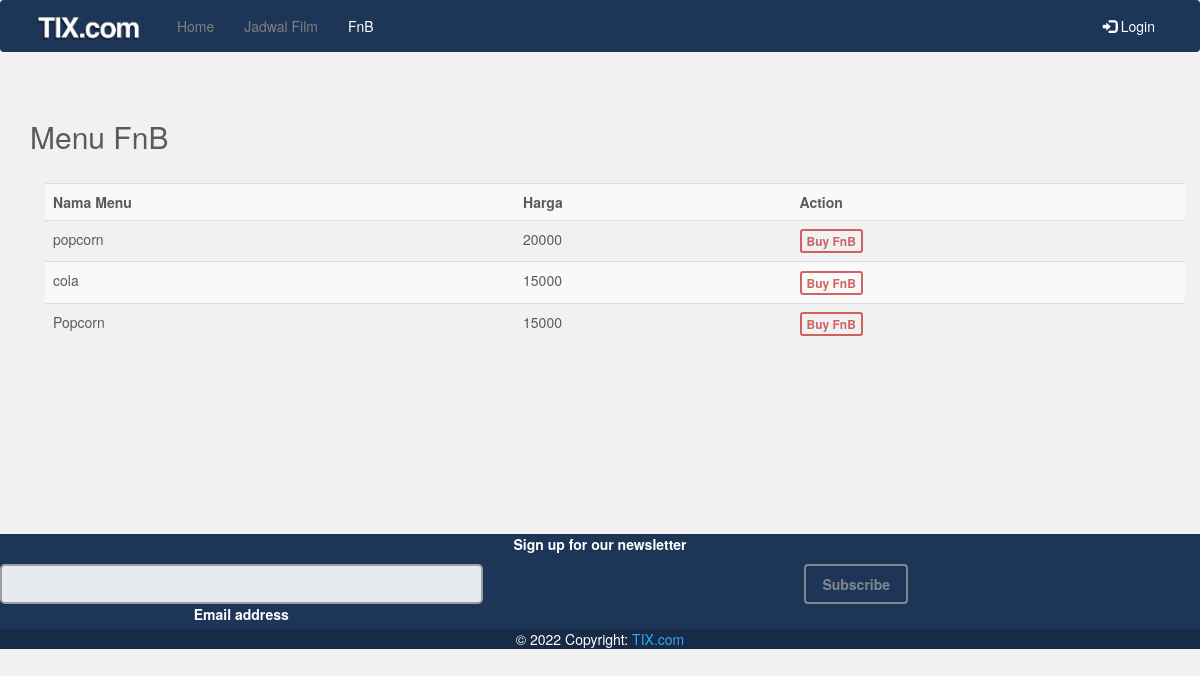
Screenshot of /fnb.php with the database file from the repository.
### tables this page shows
CREATE TABLE `menulist` (
  `id_menu` varchar(50) NOT NULL,
  `nama_menu` varchar(50) NOT NULL,
  `harga` int(11) NOT NULL,
  `image` varchar(100) NOT NULL,
  `description` varchar(1000) NOT NULL
);

### fnb.php (the view, shortened to what this page needs)
<!DOCTYPE html>
<html lang="en"><head><meta http-equiv="Content-Type" content="text/html; charset=UTF-8">
<link href="css/bootstrap.css" rel="stylesheet">
<link href="https://bootswatch.com/flatly/bootstrap.css" rel="stylesheet">
<link href="http://netdna.bootstrapcdn.com/font-awesome/4.5.0/css/font-awesome.min.css" rel="stylesheet">
<link href="css/style.css" rel="stylesheet">
</head>
  <body style="background-color: #F1F1F1;">
    <div class="background">
    <div class="navbar-wrapper">
      <div class="">
        <nav class="navbar navbar-custom navbar static-top" style="background-color: #1D3557; padding: #1D3557;">
          <div class="container" style="color:#FF731D;">
            <div class="navbar-header">
              <a class="navbar-brand align-items-center" href="index.php">
                <img class="mt-0" src="images/logo.png" widht="50" height="25" alt="">
              </a>
            </div>
            <div id="navbar" class="navbar-collapse collapse float-right">
              <ul class="nav navbar-nav">
                <li><a href="index.php" style="color: grey;">Home</a></li>
                <li><a href="jadwal.php" style="color: grey;">Jadwal Film</a></li>
                <li class="active"><a href="fnb.php" style="color: white;">FnB</a></li>
              </ul>
              <ul class="nav navbar-nav navbar-right">
                <li><a href="javascript:void(0)" onclick="openLoginModal();" style="color: white;"><span class="glyphicon glyphicon-log-in"></span> Login </a></li>
              </ul>
            </div>
          </div>
        </nav>
      </div>
    </div>
    </div>
    <section class="showtime_page">
      <div class="container">
      <h2 style="font: bold;"> Menu FnB </h2>
      <br>
      <div class="container">
<table class="table table-striped">
    <tr>
		<th>Nama Menu</th>
		<th>Harga</th>
		<th>Action</th>
	</tr>
<?php
require_once('db.php');
$query = " SELECT nama_menu AS nama_menu, harga AS harga FROM menulist";
$result = $conn->query($query);
while ($row = $result->fetch_object()){
	echo '<tr>';
    echo '<td>'.$row->nama_menu.'</td>';
    echo '<td>'.$row->harga.'</td> ';
    echo '<td><a href="javascript:void(0)" onclick="openLoginModal()"; class="btn btn-primary btn-xs" style="color:#BE2623; border-color: #BE2623;">Buy FnB</a></td>';
    echo '</tr>';
}
echo '</table>';
echo '<br />';?>
    </section>
    <?php include 'footer.php'; ?>
  </body>
  </html>

### css/style.css (style rules this page uses)
body { padding-bottom: 40px; color: #5a5a5a; }
.navbar-wrapper { position: absolute; top: 0; right: 0; left: 0; z-index: 20; }
@media (min-width: 768px) { .navbar-wrapper { margin-top: 0px; } }
@media (min-width: 768px) { .navbar-wrapper .container { padding-right: 15px; padding-left: 15px; } }
@media (min-width: 768px) { .navbar-wrapper .navbar { padding-right: 0; padding-left: 0; } }
.showtime_page { margin-top: 100px; }
.table th, .table td { vertical-align: middle; box-sizing: border-box; }
a { color: #2CA8FF; }
.form-control, .input-group-addon, .tagsinput, .navbar, .navbar .alert { -webkit-transition: all 300ms linear; -moz-transition: all 300ms linear; -o-transition: all 300ms linear; -ms-transition: all 300ms linear; transition: all 300ms linear; }
.tagsinput .tag, .tagsinput-remove-link, .filter, .btn-hover, [data-toggle="collapse"] i, .btn, .pagination > li > a, .pagination > li > span { -webkit-transition: all 100ms linear; -moz-transition: all 100ms linear; -o-transition: all 100ms linear; -ms-transition: all 100ms linear; transition: all 100ms linear; }
.btn { border-width: 2px; background-color: transparent; font-weight: 600; opacity: 0.7; filter: alpha(opacity=70); padding: 8px 16px; border-color: #AAAAAA; color: #AAAAAA; }
.btn-primary { border-color: #3472F7; color: #3472F7; }
.btn-xs { font-size: 12px; border-radius: 3px; padding: 1px 5px; }

### rows the page displays
menulist: nama_menu "popcorn", harga "20000"
menulist: nama_menu "cola", harga "15000"
menulist: nama_menu "Popcorn", harga "15000"
